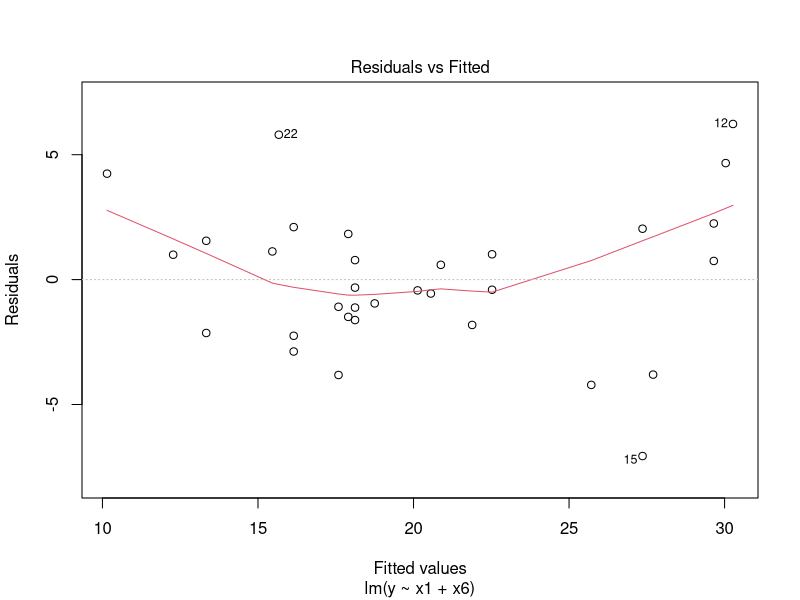
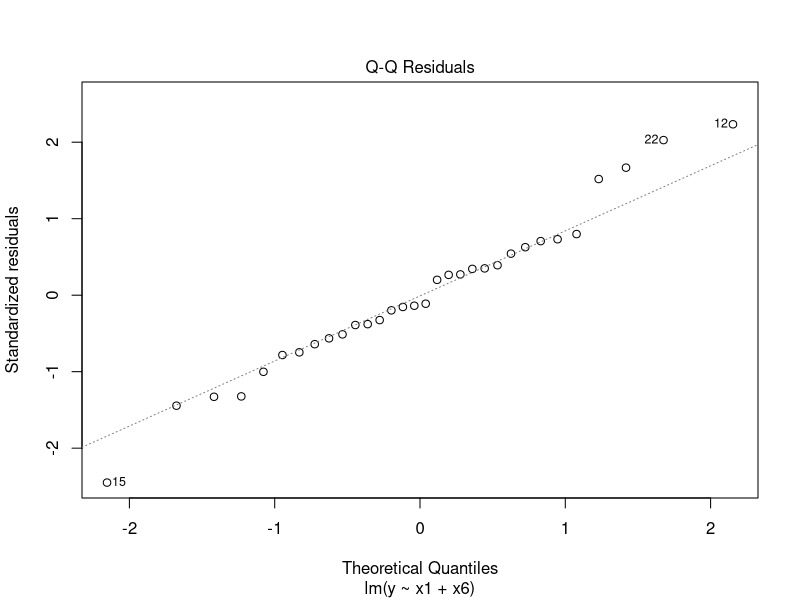
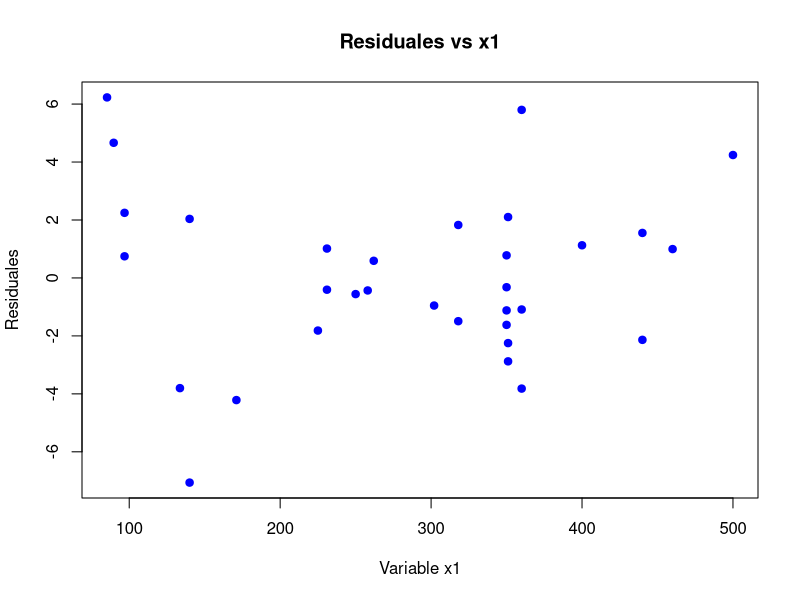
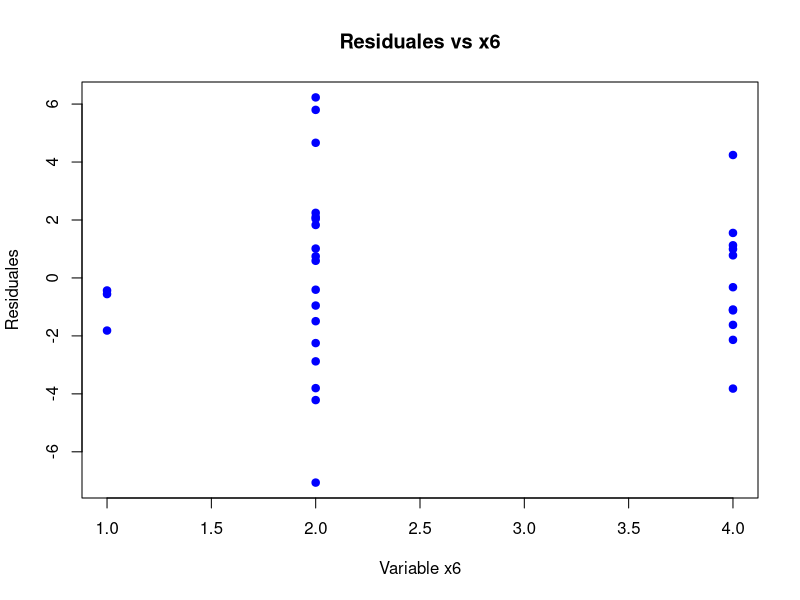

Write R code to recreate these figures, in order.
# 2.6 Ejercicio 1, version R
datos <- read.csv("Rendimiento_de_gasolina.csv")
datos

# ******************************************************************************
# A) Ajustar un modelo de regresión lineal múltiple que relacione el rendimiento
# de la gasolina y, en millas por galón, la cilindrada del motor (x1) y la 
# cantidad de gargantas del carburador (x6).
# ******************************************************************************
library(tibble) 
data_intro <- tibble(x1=datos$x1, x6=datos$x6, y=datos$y)
m1 <- lm(y ~ x1 + x6, data = data_intro)
print(m1)
#
#Call:
#  lm(formula = y ~ x1 + x6, data = data_intro)
#
#Coefficients:
#  (Intercept)           x1           x6  
#32.88455     -0.05315      0.95922  

# RESPUESTA:
# y = 32.88 - 0.05 * x1 + 0.95 * x6

# ******************************************************************************
# B) Formar la tabla de análisis de varianza y probar la significancia de la 
# regresión.
# ******************************************************************************

print(summary(m1))
# ...
# ...
# ...
#Multiple R-squared:  0.7873,	Adjusted R-squared:  0.7726 
#F-statistic: 53.67 on 2 and 29 DF,  p-value: 1.79e-10

# RESPUESTA:
# Como p-value es cercano a 0, la hipotesis de que los coeficientes son nulos, 
# es altamente improbable. El decir, el modelo obtenido hace pronostico cercanos
# a los reales. 

# ******************************************************************************
# C) Calcular R2 y R2adj para este modelo. Compararlas con las R2 y R2adj 
# Ajustado para el modelo de regresión lineal simple, que relaciona las millas 
# con la cilindrada (x1).
# ******************************************************************************

print(summary(m1))
# ...
#Multiple R-squared:  0.7873,	Adjusted R-squared:  0.7726 
#F-statistic: 53.67 on 2 and 29 DF,  p-value: 1.79e-10

m2 <- lm(y ~ x1, data = data_intro)
print(m2)
#
#Call:
#  lm(formula = y ~ x1, data = data_intro)
#
#Coefficients:
#  (Intercept)           x1  
#33.72268     -0.04736

print(summary(m2))
# ...
#Multiple R-squared:  0.7723,	Adjusted R-squared:  0.7647 
#F-statistic: 101.7 on 1 and 30 DF,  p-value: 3.743e-11

# RESPUESTA:
# El modelo m1 con x1 y x6 tiene un valor R2_adj=0.77 mientras que el m2 
# que tiene solamente a x1, tiene R2_adj=0.76. Añadir x6 mejora ligeramente 
# las predicciones. 

# ******************************************************************************
# D) Determinar un intervalo de confianza para β1.
# ******************************************************************************

conf_int_all <- confint(m1, level = 0.95)
print(conf_int_all)
#
#2.5 %      97.5 %
#  (Intercept) 29.74428901 36.02481266
#x1          -0.06569892 -0.04059641
#x6          -0.41164739  2.33009349

# RESPUESTA:
# B1 estará en el rango [-0.065, -0.040]

# ******************************************************************************
# E) Determinar un intervalo de confianza de 95% para el rendimiento promedio 
# de la gasolina, cuando x1=225pulg3 y x6=2 gargantas.
# ******************************************************************************

nuevos_datos <- data.frame(x1 = 225, x6 = 2)
# Intervalo de CONFIANZA para el RENDIMIENTO PROMEDIO (Media)
ic_media <- predict(m1, newdata = nuevos_datos, interval = "confidence", level = 0.95)
print("Intervalo de Confianza del 95% para el RENDIMIENTO PROMEDIO:")
print(ic_media)
#
#fit      lwr      upr
#1 22.84477 21.57653 24.11302

# RESPUESTA
# El rendimiento promedio estará entre [21.57,24.11]

# ******************************************************************************
# F) Determinar un intervalo de predicción de 95% para una nueva observación 
# de rendimiento de gasolina, cuando x1=225pulg3 y x6=2 gargantas.
# ******************************************************************************

# Intervalo de PREDICCIÓN para una NUEVA OBSERVACIÓN
ip_prediccion <- predict(m1, newdata = nuevos_datos, interval = "prediction", level = 0.95)
print("Intervalo de Predicción del 95% para una NUEVA OBSERVACIÓN:")
print(ip_prediccion)
#fit      lwr      upr
#1 22.84477 16.55371 29.13583

# RESPUESTA
# Estará entre [16.55,29.13]. Es mas grande que en el caso anterior, porque 
# se incluye el error aleatorio de un caso específico, no de la media (como
# en el caso anterior). 

# ******************************************************************************
# G) Considerar el modelo de regresión lineal simple, que relaciona las 
# millas con la cilindrada. Construir un intervalo de confianza de 95% para el 
# rendimiento promedio de la gasolina y un intervalo de predicción para el 
# rendimiento, cuando x1=225pulg3. Comparar las longitudes de estos intervalos 
# con los intervalos obtenidos en los dos incisos anteriores. 
# ¿Tiene ventajas agregar x6 al modelo?
# ******************************************************************************

nuevos_datos2 <- data.frame(x1 = 225)
# Intervalo de CONFIANZA para el RENDIMIENTO PROMEDIO (Media)
ic_media <- predict(m2, newdata = nuevos_datos, interval = "confidence", level = 0.95)
print("Intervalo de Confianza del 95% para el RENDIMIENTO PROMEDIO:")
print(ic_media)
#fit      lwr      upr
#1 23.06677 21.81939 24.31415

# RESPUESTA
# El rendimiento promedio de m1 era [21.57,24.11], mientras que ahora para
# m2 es [21.81,24.31]. No veo mucha ventaja de agregar x6 al modelo.  

# ******************************************************************************
# H) Trazar una gráfica de probabilidad normal de los residuales. ¿Parece haber 
# algún problema con la hipótesis de normalidad?
# ******************************************************************************

plot(m1, which=1)
# La grafica se guardo en ej_2_grafica_Residuals_vs_Fitted_en_R.png. Muestra 
# los puntos distribuidos en forma de U (la linea roja), lo cual denota que
# la relación no es exactamente lineal. Las predicciones se alejan de las reales
# para valores menores de 15 y mayores que 25. 

# ******************************************************************************
# I) Trazar e interpretar una gráfica de los residuales en función de la 
# respuesta predicha.
# ******************************************************************************

plot(m1, which = 2)
# La grafica se guardo en ej_2_grafica_Q-Q_Residuales_en R.png. Muestra los puntos
# cercanos a linea de 45 grados en el centro. A la izquierda y a la derecha se
# alejan un poco de la línea de 45 grados.

# ******************************************************************************
# J) Trazar las gráficas de los residuales en función de cada una de las 
# variables regresoras. ¿Implican esas gráficas que se especificó en forma 
# correcta el regresor?
# ******************************************************************************

plot(data_intro$x1, residuals(m1), 
     main = "Residuales vs x1",
     xlab = "Variable x1", ylab = "Residuales",
     pch = 19, col = "blue")
# La grafica se guarda en ej_2_grafica_Residuales_vs_x1_en_R.png

plot(data_intro$x6, residuals(m1), 
     main = "Residuales vs x6",
     xlab = "Variable x6", ylab = "Residuales",
     pch = 19, col = "blue")
# La grafica se guarda en ej_2_grafica_Residuales_vs_x6_en_R.png

# RESPUESTA
# Mientras que la grafica de x1 parece "normal", la grafica de x6 muestra que
# hay poco variabilidad para x6=1 garganta, mientras que para x6=2 es muy grande
# y para x6=4 es grande. Me parece que faltan regresores para mejorar las 
# predicciones, quizás x4 (Relación de compresión), x10 (peso), x11 (tipo
# transmisión).
